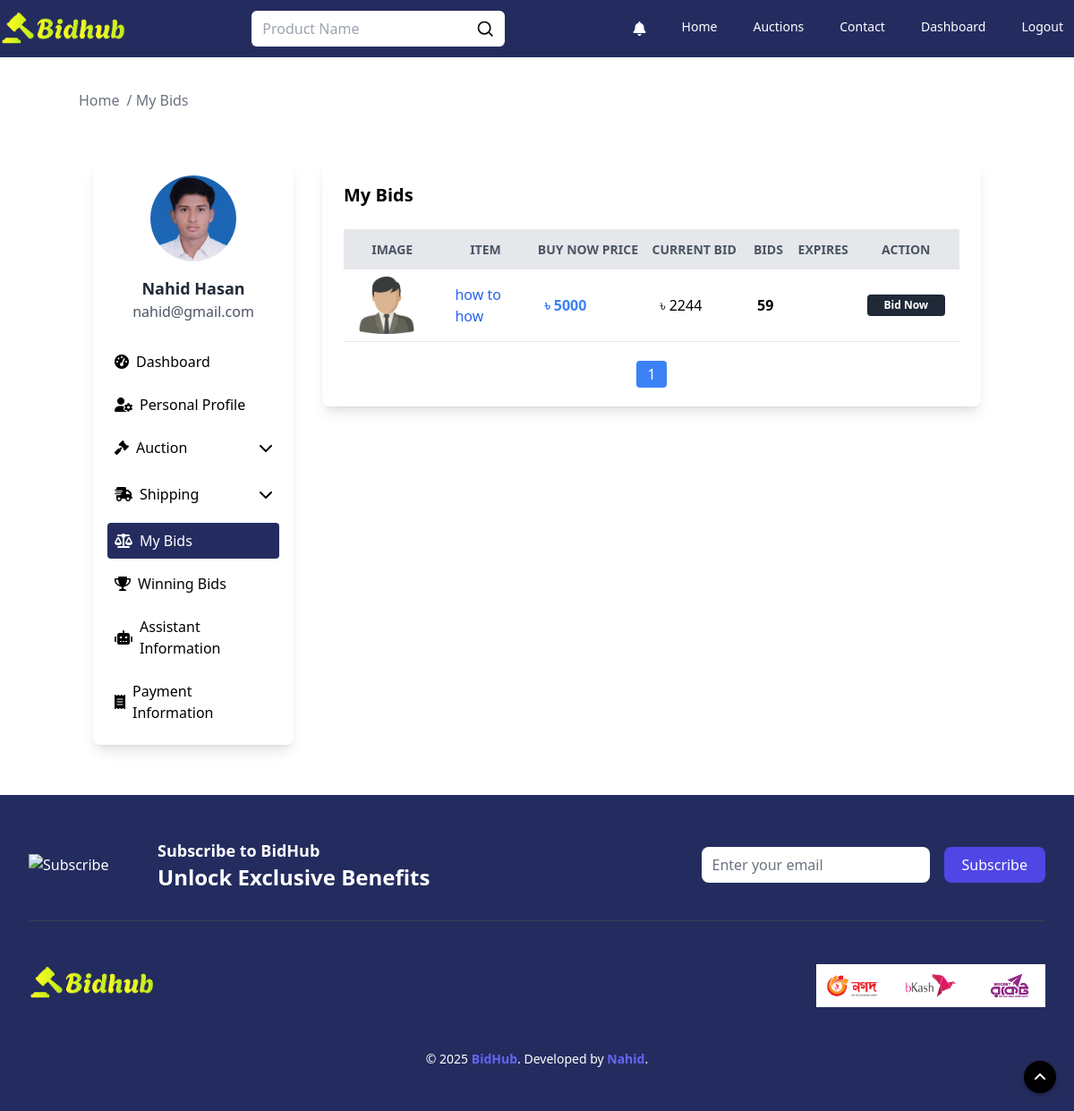
Screenshot of /user/bid (signed in) with the database file from the repository.
### auctions/models.py (models this page shows, shortened)
class User(AbstractUser):
    profile_picture = models.ImageField(upload_to='profile_pictures', null=True, blank=True)
    email = models.EmailField(_('email address'), unique=True)
    province = models.CharField(max_length=100, blank=True)
    city = models.CharField(max_length=100, blank=True)
    zone = models.CharField(max_length=100, blank=True)
    address = models.TextField(null=True, blank=True)
    zip_code = models.CharField(max_length=20, blank=True)
    phone = models.CharField(max_length=15, blank=True)
    objects = CustomUserManager()
    USERNAME_FIELD = 'username'
    EMAIL_FIELD = 'email'
    REQUIRED_FIELDS = ['email']

class AuctionList(models.Model):
    user = models.ForeignKey(User, on_delete=models.CASCADE, null=True)
    title = models.CharField(max_length=2000)
    desc = tinymce_models.HTMLField()
    starting_bid = models.IntegerField()
    buy_now_price = models.IntegerField(default=0)
    bid_watch_list = models.IntegerField(default=0)
    expire_date = models.DateTimeField(blank=False, null=True)
    categories = models.ManyToManyField('Category', through='AuctionCategory')
    active_bool = models.BooleanField(default=True)

### auctions/views.py (the view)
# urls.py: path("user/bid", views.user_bid, name="userBids"),
@login_required(login_url='login')
def user_bid(request):
    userBids = Bids.objects.filter(user=request.user)
    user_auctions = AuctionList.objects.filter(id__in=[bid.auction_id for bid in userBids])
    for auction in user_auctions:
        first_image = AuctionImage.objects.filter(auction=auction).first()
        if first_image:
            auction.image_url = request.build_absolute_uri(first_image.image_url.url)
        else:
            auction.image_url = None
        auction.total_bids = Bids.objects.filter(auction=auction).count()
        current_bid = Bids.objects.filter(auction=auction).aggregate(Max('bid'))['bid__max']
        auction.current_bid = current_bid if current_bid is not None else 0
    paginator = Paginator(user_auctions, 5)
    page_number = request.GET.get("page")
    page_obj = paginator.get_page(page_number)
    total_auctions = paginator.count
    user = request.user
    profile_picture_url = None
    if user.profile_picture:
        profile_picture_url = request.build_absolute_uri(user.profile_picture.url)
    return render(request, "my-bid.html", {
        'email': user.email,
        'name': f"{user.first_name} {user.last_name}",
        'profile_picture': profile_picture_url,
        'userBids': user_auctions,
        'user_auctions': page_obj,
        'total_auctions': total_auctions
    })

### auctions/templates/my-bid.html (shortened to what this page needs)
{% extends "layout.html" %}
{% load static %}
{% block body %}
    <div class="max-w-[1280px] w-full m-auto">
        <div class="pt-[100px]">
            <div class="container mx-auto">
                <ul class="flex space-x-2 text-gray-500">
                    <li><a href="/" class="hover:text-blue-500">Home</a></li>
                    <li><span> / My Bids</span></li>
                </ul>
            </div>
        </div>
        <section class="my-10">
            <div class="container mx-auto">
                <div class="flex flex-wrap justify-center">
                    {% include "sidebar.html" %}
                    <div class="w-full sm:w-2/3 lg:w-3/4 p-4">
                        <div class="bg-white shadow-lg rounded-lg p-6 mb-10">
                            <h5 class="text-xl font-semibold mb-6">My Bids</h5>
                            {% if userBids %}
                            <div class="w-full overflow-x-auto">
                                <table class="w-full border-collapse">
                                    <thead>
                                    <tr class="w-full bg-gray-200 text-gray-600 uppercase text-sm leading-normal">
                                        <th class="py-3">Image</th>
                                        <th class="py-3">Item</th>
                                        <th class="py-3">Buy Now Price</th>
                                        <th class="py-3">Current Bid</th>
                                        <th class="py-3">Bids</th>
                                        <th class="py-3">Expires</th>
                                        <th class="py-3">Action</th>
                                    </tr>
                                    </thead>
                                    <tbody>
                                    {% for auction_p_list in userBids %}
                                        <tr class="border-b hover:bg-gray-50">
                                            <td class="py-2 px-4">
                                                <a href="{% url 'auctionDetails' auction_p_list.id %}">
                                                    <img src="{{ auction_p_list.image_url }}"
                                                         alt="{{ auction_p_list.title }}"
                                                         class="h-16 w-auto rounded-lg">
                                                </a>
                                            </td>
                                            <td class="py-2 px-4 w-[100px]">
                                                <a href="{% url 'auctionDetails' auction_p_list.id %}"
                                                   class="text-blue-600 hover:underline line-clamp-2">
                                                    {{ auction_p_list.title }}
                                                </a>
                                            </td>
                                            <td class="py-2 px-4 text-blue-500 font-semibold">
                                                ৳ {{ auction_p_list.buy_now_price }}
                                            </td>
                                            <td class="py-2 px-4">
                                                ৳ {{ auction_p_list.current_bid|default:auction_p_list.starting_bid }}
                                            </td>
                                            <td class="py-2 px-4">
                                                <span class="font-bold">{{ auction_p_list.total_bids|default:"0" }}</span>
                                            </td>
                                            <td class="py-2 px-4">
                                            </td>
                                            <td class="py-2 px-4">
                                                <div class="bg-gray-800 text-center px-3 py-1 text-xs rounded">
                                                    <a href="{% url 'auctionDetails' auction_p_list.id %}"
                                                       class="text-white font-bold">Bid Now</a>
                                                </div>
                                            </td>
                                        </tr>
                                    {% endfor %}
                                    </tbody>
                                </table>
                            </div>
                                <div class="mt-6 flex justify-center">
                                    <ul class="flex space-x-2">
                                        {% for num in user_auctions.paginator.page_range %}
                                            {% if num == 1 or num == user_auctions.paginator.num_pages %}
                                                <li>
                                                    <a href="?page={{ num }}"
                                                       class="{% if num == user_auctions.number %} bg-blue-500 text-white {% else %} bg-gray-200 text-gray-700 {% endif %} px-3 py-1 rounded">
                                                        {{ num }}
                                                    </a>
                                                </li>
                                            {% elif num == user_auctions.number|add:"-2" or num == user_auctions.number|add:"2" %}
                                                <li>
                                                    <span class="px-3 py-1">...</span>
                                                </li>
                                            {% endif %}
                                        {% endfor %}
                                    </ul>
                                </div>
                            {% else %}
                                <p class="w-full text-center text-gray-600">Not found</p>
                            {% endif %}
                        </div>
                    </div>
                </div>
            </div>
        </section>
    </div>
{% endblock %}

### auctions/templates/sidebar.html (shortened to what this page needs)
{% load static %}
{% block body %}
    {% url 'userProfile' as user_profile_url %}
    {% url 'userDashboard' as user_dashboard_url %}
    {% url 'myAuction' as my_auction_url %}
    {% url 'userBids' as user_bids_url %}
    {% url 'userWinBids' as user_win_bids_url %}
    {% url 'paymentInformation' as payment_info_url %}
    {% url 'create' as create_auction_url %}
    {% url 'assistant_info' as assistant_info %}
    {% url 'shipping_to' as shipping_to %}
    {% url 'shipping_from' as shipping_from %}
    <div class="w-full sm:w-1/3 lg:w-1/4 p-4">
        <div class="bg-white shadow-lg rounded-lg p-4 sticky top-20">
            <div class="flex flex-col items-center">
                <div class="relative w-24 h-24 rounded-full overflow-hidden">
                    <form id="profile-pic-form" method="post" enctype="multipart/form-data">
                        <img id="profile-pic-preview" class="object-cover w-[100px] h-[100px]"
                             src="{% if profile_picture %}{{ profile_picture }}{% else %}{% static 'images/men.png' %}{% endif %}"
                             alt="{{ username }}">
                    </form>
                </div>
                <h5 class="mt-4 text-lg font-semibold text-gray-800">
                    {% if name %}{{ name }}{% else %}None{% endif %}
                </h5>
                <span class="text-gray-600">{{ user.email }}</span>
            </div>
            <ul class="mt-6 space-y-2">
                <li>
                    <a href="{{ user_dashboard_url }}"
                       class="flex items-center p-2 rounded w-full {% if request.path == user_dashboard_url %}bg-[#242c5f] text-white{% else %}text-black hover:bg-[#242c5f] hover:text-white{% endif %}">
                        <i class="fas fa-tachometer-alt mr-2"></i> Dashboard
                    </a>
                </li>
                <li>
                    <a href="{{ user_profile_url }}"
                       class="flex items-center p-2 rounded w-full {% if request.path == user_profile_url %}bg-[#242c5f] text-white{% else %}text-black hover:bg-[#242c5f] hover:text-white{% endif %}">
                        <i class="fas fa-user-cog mr-2"></i> Personal Profile
                    </a>
                </li>
                <li class="w-full">
                    <button onclick="toggleMenu('auction-menu', 'chevron-icon')"
                            class="flex items-center justify-between p-2 rounded w-full text-black hover:bg-[#242c5f] hover:text-white transition-colors"
                            data-url="{{ create_auction_url }}">
                        <span class="flex items-center">
                            <i class="fas fa-gavel mr-2"></i> Auction
                        </span>
                        <i id="chevron-icon" class="fas fa-chevron-down transition-transform duration-300"></i>
                    </button>
                </li>
                <li class="w-full">
                    <button onclick="toggleMenu('shipping-menu', 'shipping-chevron')"
                            class="flex items-center justify-between p-2 rounded w-full text-black hover:bg-[#242c5f] hover:text-white transition-colors"
                            data-url="{{ shipping_from }}">
                        <span class="flex items-center">
                            <i class="fa-solid fa-truck-fast mr-2"></i> Shipping
                        </span>
                        <i id="chevron-icon" class="fas fa-chevron-down transition-transform duration-300"></i>
                    </button>
                </li>
                <li>
                    <a href="{{ user_bids_url }}"
                       class="flex items-center p-2 rounded w-full {% if request.path == user_bids_url %}bg-[#242c5f] text-white{% else %}text-black hover:bg-[#242c5f] hover:text-white{% endif %}">
                        <i class="fas fa-balance-scale mr-2"></i> My Bids
                    </a>
                </li>
                <li>
                    <a href="{{ user_win_bids_url }}"
                       class="flex items-center p-2 rounded w-full {% if request.path == user_win_bids_url %}bg-[#242c5f] text-white{% else %}text-black hover:bg-[#242c5f] hover:text-white{% endif %}">
                        <i class="fas fa-trophy mr-2"></i> Winning Bids
                    </a>
                </li>
                <li>
                    <a href="{{ assistant_info }}"
                       class="flex items-center p-2 rounded w-full {% if request.path == assistant_info %}bg-[#242c5f] text-white{% else %}text-black hover:bg-[#242c5f] hover:text-white{% endif %}">
                        <i class="fa-solid fa-robot mr-2"></i> Assistant Information
                    </a>
                </li>
                <li>
                    <a href="{{ payment_info_url }}"
                       class="flex items-center p-2 rounded w-full {% if request.path == payment_info_url %}bg-[#242c5f] text-white{% else %}text-black hover:bg-[#242c5f] hover:text-white{% endif %}">
                        <i class="fas fa-receipt mr-2"></i> Payment Information
                    </a>
                </li>
            </ul>
        </div>
    </div>
{% endblock %}

### rows the page displays
User: email "nahid@gmail.com"
AuctionList: title "how to how", buy_now_price "5000", current_bid "2244", total_bids "59"

### other values shown
{{ name }} "Nahid Hasan"
{{ num }} "1"
